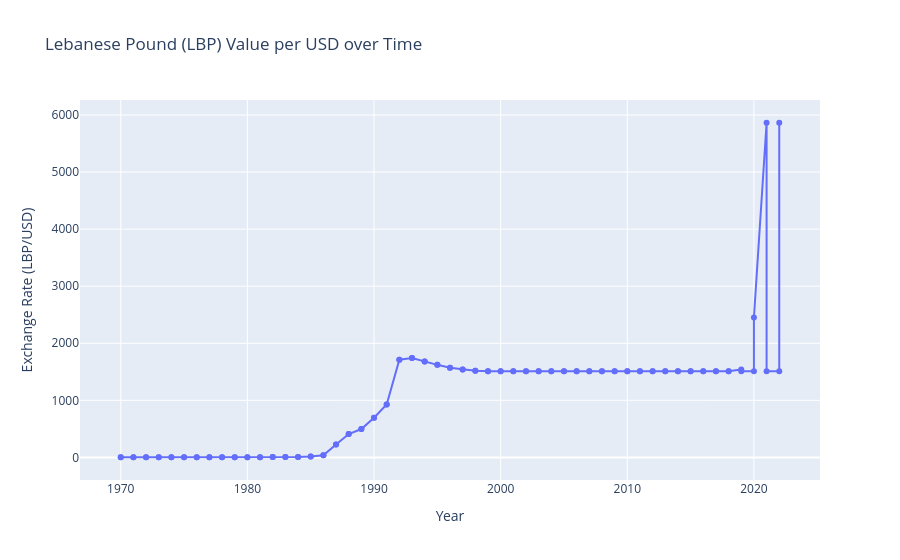

Here is the notebook cell this chart was saved with:
### Code cell
import plotly.express as px

# Filter data to look purely at Annual trend points to avoid overlapping monthly duplicates
df_annual = df[df["Month"] == "Annual value"].sort_values("Year")

fig1 = px.line(
    df_annual,
    x="Year",
    y="Value",
    title="Lebanese Pound (LBP) Value per USD over Time",
    markers=True,
    labels={"Value": "Exchange Rate (LBP/USD)"},
)
fig1.show()

### Figure 1 — Plotly figure (JSON) as saved in the notebook; plotly's stock layout.template omitted (floating-point values rounded to 4 significant figures)
{"data": [{"hovertemplate": "Year=%{x}<br>Exchange Rate (LBP/USD)=%{y}<extra></extra>", "legendgroup": "", "line": {"color": "#636efa", "dash": "solid"}, "marker": {"symbol": "circle"}, "mode": "lines+markers", "name": "", "orientation": "v", "showlegend": false, "type": "scatter", "x": [1970, 1970, 1971, 1971, 1972, 1972, 1973, 1973, 1974, 1974, 1975, 1975, 1976, 1976, 1977, 1977, 1978, 1978, 1979, 1979, 1980, 1980, 1981, 1981, 1982, 1982, 1983, 1983, 1984, 1984, 1985, 1985, 1986, 1986, 1987, 1987, 1988, 1988, 1989, 1989, 1990, 1990, 1991, 1991, 1992, 1992, 1993, 1993, 1994, 1994, 1995, 1995, 1996, 1996, 1997, 1997, 1998, 1998, 1999, 1999, 2000, 2000, 2001, 2001, 2002, 2002, 2003, 2003, 2004, 2004, 2005, 2005, 2006, 2006, 2007, 2007, 2008, 2008, 2009, 2009, 2010, 2010, 2011, 2011, 2012, 2012, 2013, 2013, 2014, 2014, 2015, 2015, 2016, 2016, 2017, 2017, 2018, 2018, 2019, 2019, 2020, 2020, 2021, 2021, 2022, 2022], "xaxis": "x", "y": [3.269, 3.269, 3.228, 3.228, 3.051, 3.051, 2.61, 2.61, 2.328, 2.328, 2.302, 2.302, 2.872, 2.872, 3.069, 3.069, 2.955, 2.955, 3.243, 3.243, 3.436, 3.436, 4.314, 4.314, 4.744, 4.744, 4.528, 4.528, 6.511, 6.511, 16.42, 16.42, 38.37, 38.37, 224.6, 224.6, 409.2, 409.2, 496.7, 496.7, 695.1, 695.1, 928.2, 928.2, 1713.0, 1713.0, 1741.0, 1741.0, 1680.0, 1680.0, 1621.0, 1621.0, 1571.0, 1571.0, 1539.0, 1539.0, 1516.0, 1516.0, 1508.0, 1508.0, 1508.0, 1508.0, 1508.0, 1508.0, 1508.0, 1508.0, 1508.0, 1508.0, 1508.0, 1508.0, 1508.0, 1508.0, 1508.0, 1508.0, 1508.0, 1508.0, 1508.0, 1508.0, 1508.0, 1508.0, 1508.0, 1508.0, 1508.0, 1508.0, 1508.0, 1508.0, 1508.0, 1508.0, 1508.0, 1508.0, 1508.0, 1508.0, 1508.0, 1508.0, 1508.0, 1508.0, 1508.0, 1508.0, 1542.0, 1508.0, 1508.0, 2451.0, 5864.0, 1508.0, 1508.0, 5864.0], "yaxis": "y"}], "layout": {"legend": {"tracegroupgap": 0}, "title": {"text": "Lebanese Pound (LBP) Value per USD over Time"}, "xaxis": {"anchor": "y", "domain": [0, 1], "title": {"text": "Year"}}, "yaxis": {"anchor": "x", "domain": [0, 1], "title": {"text": "Exchange Rate (LBP/USD)"}}}}
